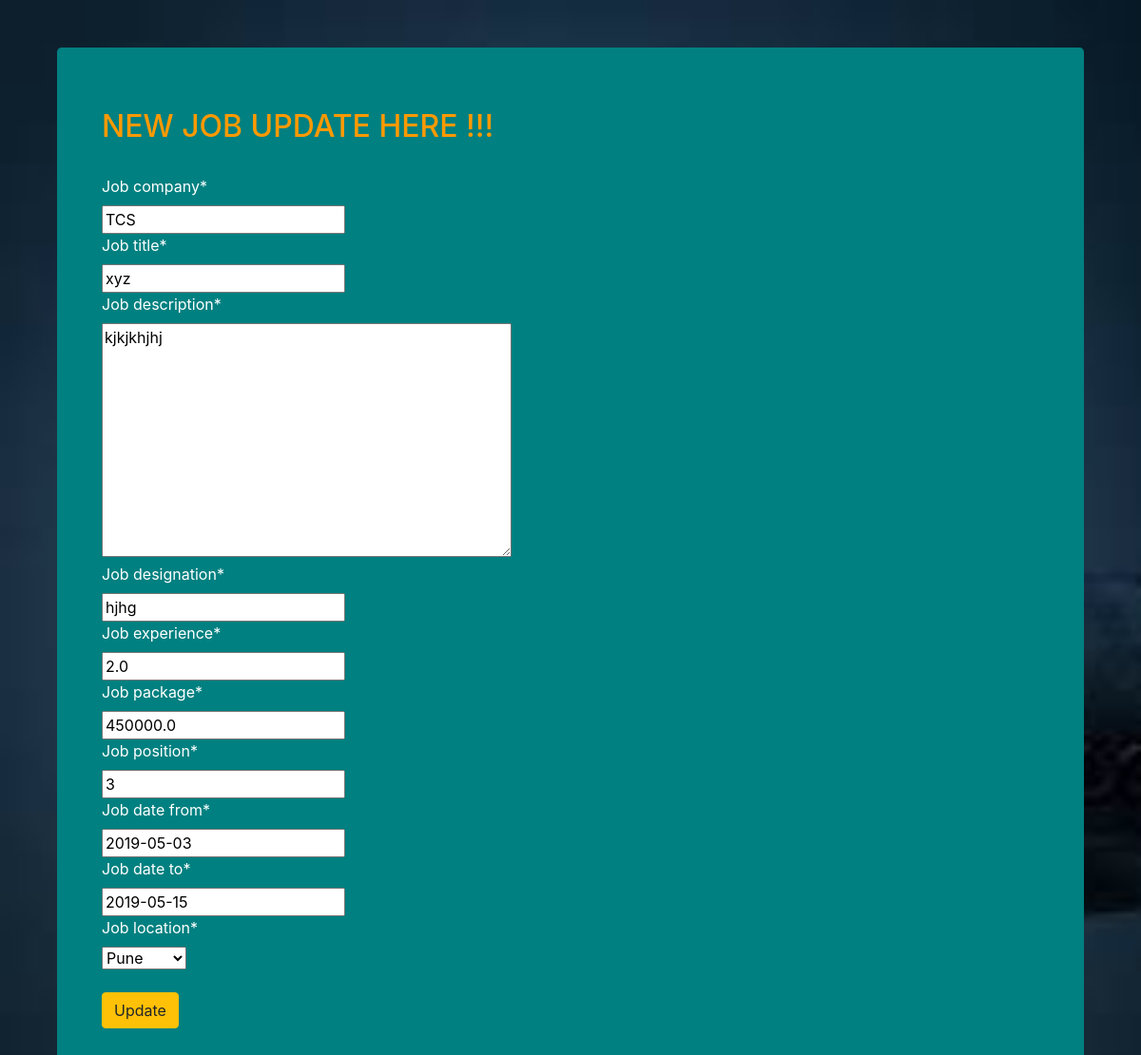
The app's page /firstapp/mech_update/1/ (signed in) with its own data.
### Firstapp/models.py (models this page shows, shortened)
class MECHJobs(models.Model):
    job_company=models.CharField(max_length=30)
    job_title=models.CharField(max_length=30)
    job_description=models.TextField()
    job_designation=models.CharField(max_length=30)
    job_experience=models.FloatField()
    job_package=models.FloatField()
    job_position=models.IntegerField() #no of post available
    job_date_from=models.DateField()
    job_date_to=models.DateField()
    job_location=models.ForeignKey(Address,on_delete=models.CASCADE)

### Firstapp/views.py (the view)
# urls.py: path('mech_update/<int:id>/',views.mech_update),
@login_required(login_url='/login/')
def mech_update(request,id):
    obj=MECHJobs.objects.get(pk=id)
    mechforms=MECHJobForms(instance=obj)
    if(request.method=='POST'):
        mechforms=MECHJobForms(request.POST,instance=obj)
        if mechforms.is_valid():
            mechforms.save()
        return redirect('/firstapp/mech_show/')
    return render(request,'mech_update.html',{'mechforms':mechforms,'obj':obj})

### Firstapp/forms.py
class MECHJobForms(forms.ModelForm):
    class Meta:
        model=MECHJobs
        fields='__all__'

### Firstapp/models.py (called while the page is built)
    def __str__(self):
        return self.city

### Firstapp/templates/mech_update.html (shortened to what this page needs)
<!DOCTYPE html>
<html lang="en">
{% load crispy_forms_tags %}
<head>
{% load static %}
    {% load crispy_forms_tags %}
    <link rel="stylesheet" href="https://stackpath.bootstrapcdn.com/bootstrap/4.4.1/css/bootstrap.min.css">
     <link rel="stylesheet" href="{% static 'css/update.css'%}">
</head>
<body align="center">
<div class="container">
    <div class="container">
<div class="jumbotron" align="left">
    <div class="container">
        <h2>NEW JOB UPDATE HERE !!!</h2><br>
<form action="/firstapp/mech_update/{{obj.id}}/" method="POST">
    {{mechforms|crispy}}
    <br>
    <button type="submit" class="btn btn-warning">Update</button>
</form>
    </div>
    </div>
    </div>
    </div>
</body>
</html>

### static/css/update.css (style rules this page uses)
body { background-repeat: no-repeat, repeat; background-size:cover; }
.jumbotron { margin-top:50px; background:#008080; color:white; }

### Firstapp/templates/mech_update.html (style rules this page uses)
h2 { color:#ff9900; align="center" }

### records on screen
MECHJobs: job_company "TCS", job_title "xyz", job_description "kjkjkhjhj", job_designation "hjhg", job_experience "2.0", job_package "450000.0", job_position "3", job_date_from "2019-05-03", job_date_to "2019-05-15", job_location "Pune"
